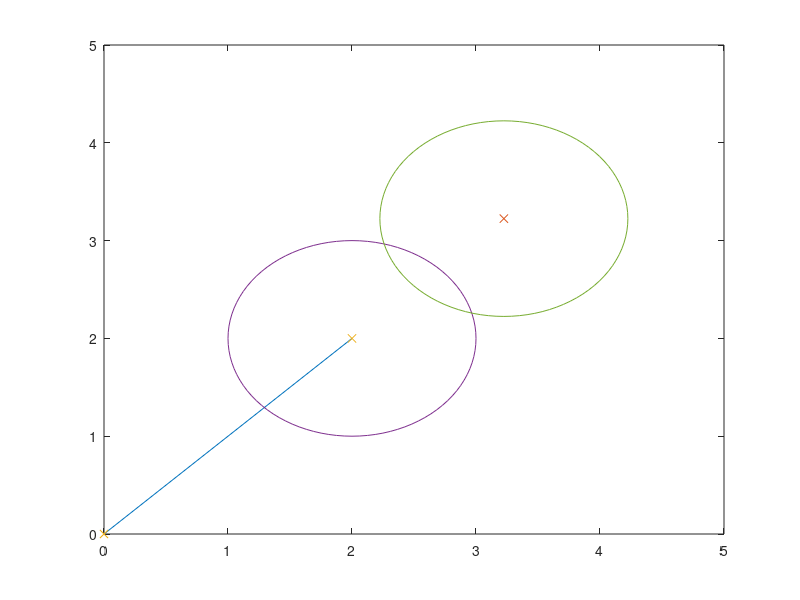

Reproduce this figure in MATLAB.
A = [0,0];
B = [2,2];

vec_AB = B-A;

line = [A; B];

r = 1;
d = 0.5;

L = 2 * sqrt(r^2 - d^2);
L_half = L/2;

B_a = B + L / sqrt(vec_AB(1)^2 + vec_AB(2)^2) * vec_AB;

figure;
plot (line(:,1), line(:,2)); hold on;
plot (B_a(1), B_a(2), 'x'); hold on;
plot (line(:,1), line(:,2), 'x'); hold on;

% circle

th = 0:pi/50:2*pi;
xunit = r * cos(th) + B(1);
yunit = r * sin(th) + B(2);

xunit2 = r * cos(th) + B_a(1);
yunit2 = r * sin(th) + B_a(2);

plot(xunit, yunit); hold on;
plot(xunit2, yunit2);